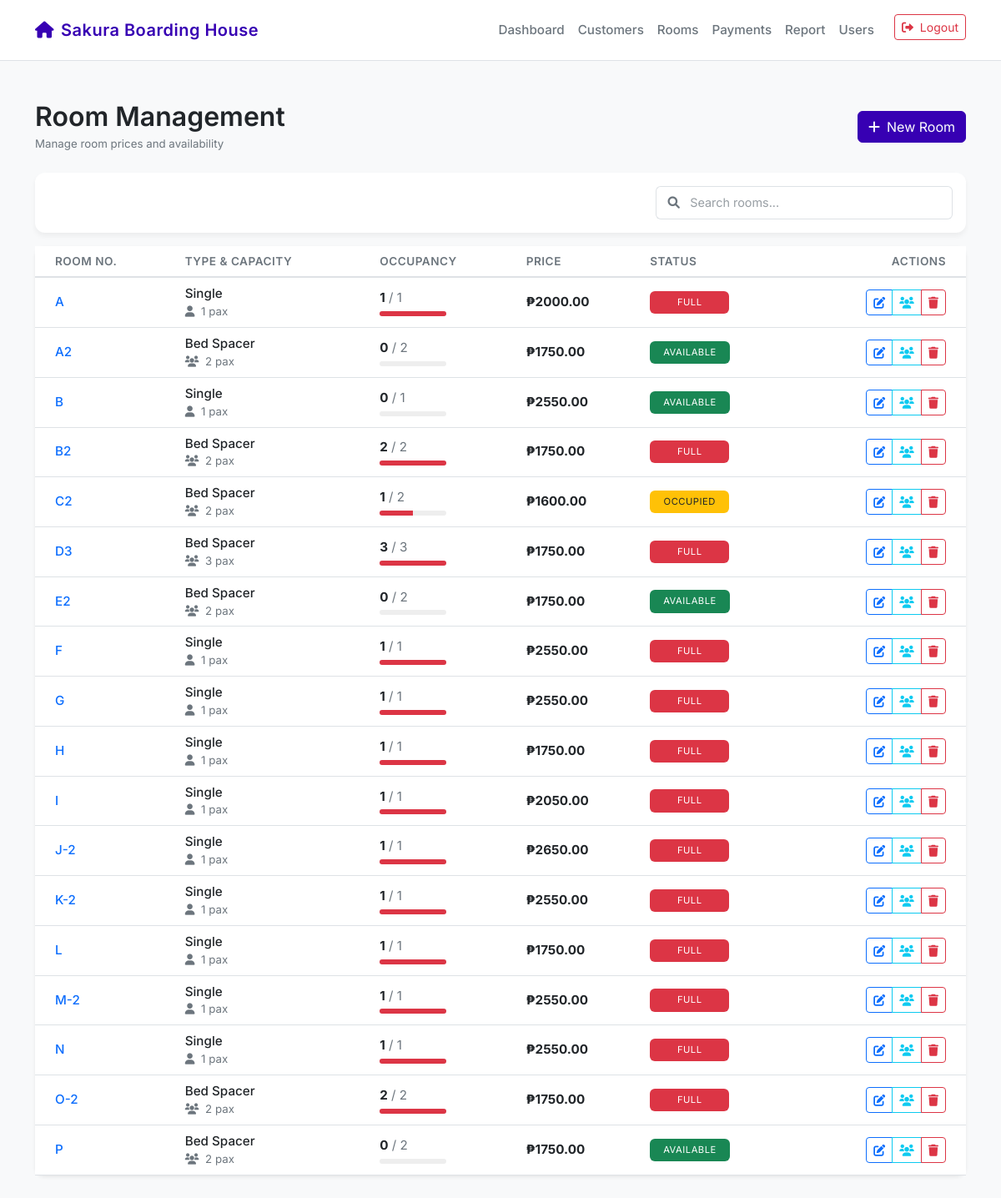
The page /rooms/ (signed in) on the database its author committed.
### Payment_Scheduler/models.py (models this page shows, shortened)
class Room(models.Model):
    STATUS_CHOICES = (
        ('Available', 'Available'),
        ('Under Maintenance', 'Under Maintenance'),
        ('Occupied', 'Occupied'),
    )
    TYPE_CHOICES = (
        ('Single', 'Single'),
        ('Bed Spacer', 'Bed Spacer'),
    )
    @property
    def occupancy_percent(self):
        if not self.capacity or self.capacity == 0:
            return 0
        count = getattr(self, 'active_customers_count', 0)
        return min(int((count / self.capacity) * 100), 100)
    room_number = models.CharField(max_length=50, unique=True, verbose_name="Room No.")
    date_created = models.DateTimeField(auto_now_add=True)
    status = models.CharField(max_length=20, choices=STATUS_CHOICES, default='Available')
    room_type = models.CharField(max_length=50, choices=[('Single', 'Single'), ('Bed Spacer', 'Bed Spacer')])
    capacity = models.IntegerField(default=1) # How many people can occupy
    price = models.DecimalField(max_digits=10, decimal_places=2, verbose_name="Room Price")
    date_left = models.DateField(null=True, blank=True) # New field

### Payment_Scheduler/views.py (the view)
# urls.py: path('rooms/', views.room_view, name='rooms'),
@login_required
@admin_required
def room_view(request):
    rooms = (
        Room.objects.annotate(
            active_customers_count=Count(
                'customers',
                filter=Q(customers__status='Active')
            )
        )
        .order_by('room_number')
    )
    for r in rooms:
        if r.status != 'Under Maintenance':
            new_status = 'Available' if r.active_customers_count == 0 else 'Occupied'
            if r.status != new_status:
                r.status = new_status
                r.save(update_fields=['status'])
    return render(request, 'Payment_Scheduler/room.html', {'rooms': rooms})

### Payment_Scheduler/views.py (called while the page is built)
def is_admin(user):
    return user.role == 'Admin'

### Payment_Scheduler/templates/Payment_Scheduler/room.html (shortened to what this page needs)
{% extends 'Payment_Scheduler/base.html' %}
{% block content %}
<div class="d-flex justify-content-between align-items-center mb-4">
    <div>
        <h2 class="mb-1">Room Management</h2>
        <p class="text-secondary small mb-0">Manage room prices and availability</p>
    </div>
    <a href="{% url 'room_create' %}" class="btn btn-primary">
        <i class="fas fa-plus me-2"></i>New Room
    </a>
</div>
<div class="card border-0 mb-3">
    <div class="card-body">
        <div class="row g-2 justify-content-end">
            <div class="col-sm-6 col-md-4">
                <div class="input-group">
                    <span class="input-group-text bg-white border-end-0">
                        <i class="fas fa-search text-secondary"></i>
                    </span>
                    <input type="search" id="roomSearch" name="room_search" class="form-control border-start-0 ps-0" placeholder="Search rooms...">
                </div>
            </div>
        </div>
    </div>
</div>
<div class="card border-0 shadow-sm">
    <div class="table-responsive">
        <table class="table table-hover mb-0">
            <thead class="bg-light">
                <tr>
                    <th class="ps-4">Room No.</th>
                    <th>Type & Capacity</th>
                    <th>Occupancy</th>
                    <th>Price</th>
                    <th>Status</th>
                    <th class="text-end pe-4">Actions</th>
                </tr>
            </thead>
            <tbody>
                {% for room in rooms %}
                <tr>
                    <td class="ps-4 fw-medium text-primary">{{ room.room_number }}</td>
                    <td>
                        <div class="fw-medium">{{ room.room_type }}</div>
                        <div class="small text-muted">
                            <i class="fas {% if room.room_type == 'Bed Spacer' %}fa-users{% else %}fa-user{% endif %} me-1"></i>
                            {{ room.capacity|default:1 }} pax
                        </div>
                    </td>
                    <td>
                        <div class="indicator-room">
                            <span class="fw-bold">{{ room.active_customers_count|default:0 }}</span>
                            <span class="text-muted">/ {{ room.capacity|default:1 }}</span>
                        </div>
                        <div class="progress mt-1" style="height: 6px; width: 80px; background-color: #eee; overflow: hidden;">
                            <div class="progress-bar {% if room.active_customers_count == 0 %}bg-success{% else %}bg-danger{% endif %}"
                                 role="progressbar"
                                 data-width="{{ room.occupancy_percent|default:0 }}">
                            </div>
                        </div>
                    </td>
                    <td class="fw-bold">₱{{ room.price }}</td>
                    <td>
                        {% if room.active_customers_count == 0 %}
                            <span class="badge bg-success text-white fw-normal px-3 py-2">AVAILABLE</span>
                        {% elif room.active_customers_count >= room.capacity %}
                            <span class="badge bg-danger text-white fw-normal px-3 py-2">FULL</span>
                        {% else %}
                            <span class="badge bg-warning text-dark fw-normal px-3 py-2">OCCUPIED</span>
                        {% endif %}
                    </td>
                    <td class="text-end pe-4">
                        <div class="btn-group btn-group-sm">
                            <a href="{% url 'room_edit' room.pk %}" class="btn btn-outline-primary" title="Edit">
                                <i class="fas fa-edit"></i>
                            </a>
                            <a href="{% url 'room_occupants' room.pk %}" class="btn btn-outline-info" title="View Occupants">
                                <i class="fas fa-users"></i>
                            </a>
                            <a href="{% url 'room_delete' room.pk %}" class="btn btn-outline-danger" title="Delete">
                                <i class="fas fa-trash"></i>
                            </a>
                        </div>
                    </td>
                </tr>
                {% endfor %}
            </tbody>
        </table>
    </div>
</div>
{% endblock %}

### Payment_Scheduler/templates/Payment_Scheduler/base.html (style rules this page uses)
:root { --bg-color: #f8f9fa; --card-bg: #ffffff; --text-primary: #212529; --text-secondary: #6c757d; --accent-color: #6200ea; --primary-color: #3700b3; --success-color: #03dac6; --error-color: #cf6679; --border-color: #dee2e6; }
body { background-color: var(--bg-color); color: var(--text-primary); font-family: 'Inter', -apple-system, BlinkMacSystemFont, "Segoe UI", Roboto, "Helvetica Neue", Arial, sans-serif; -webkit-font-smoothing: antialiased; -moz-osx-font-smoothing: grayscale; min-height: 100vh; font-size: 0.95rem; }
.form-control, .form-select { font-size: 0.9rem; padding: 0.5rem 0.75rem; border-radius: 6px; }
.input-group-text { background-color: #fff; border-right: none; color: var(--text-secondary); font-size: 0.9rem; border-top-left-radius: 6px; border-bottom-left-radius: 6px; }
.input-group .form-control, .input-group .form-select { border-left: none; border-top-right-radius: 6px; border-bottom-right-radius: 6px; }
.input-group-text i { width: 1.2em; text-align: center; }
.card { background-color: var(--card-bg); border: 1px solid var(--border-color); border-radius: 12px; box-shadow: 0 4px 6px rgba(0, 0, 0, 0.05); }
.table { color: var(--text-primary); border-color: var(--border-color); }
.table thead th { border-bottom: 2px solid var(--border-color); color: var(--text-secondary); font-weight: 600; text-transform: uppercase; font-size: 0.85rem; letter-spacing: 0.5px; }
.table tbody td { border-bottom: 1px solid var(--border-color); vertical-align: middle; }
.btn-primary { background-color: var(--primary-color); border-color: var(--primary-color); }
h2, h3 { font-weight: 600; margin-bottom: 1.5rem; color: var(--text-primary); }
.form-control, .form-select { background-color: #ffffff; border: 1px solid var(--border-color); color: var(--text-primary); }
.form-control::placeholder { color: var(--text-secondary); opacity: 0.7; }
.text-muted { color: #6c757d !important; }

### Payment_Scheduler/templates/Payment_Scheduler/room.html (style rules this page uses)
.table td { vertical-align: middle; }
.badge { min-width: 95px; font-size: 0.7rem; letter-spacing: 0.5px; }
.progress-bar { width: 0%; transition: width 0.8s ease-in-out; }

### rows shown on the page
Room: room_number "A", room_type "Single", capacity "1", active_customers_count "1", price "2000.00", shows "FULL"
Room: room_number "A2", room_type "Bed Spacer", capacity "2", active_customers_count "0", price "1750.00", shows "AVAILABLE"
Room: room_number "B", room_type "Single", capacity "1", active_customers_count "0", price "2550.00", shows "AVAILABLE"
Room: room_number "B2", room_type "Bed Spacer", capacity "2", active_customers_count "2", price "1750.00", shows "FULL"
Room: room_number "C2", room_type "Bed Spacer", capacity "2", active_customers_count "1", price "1600.00", shows "OCCUPIED"
Room: room_number "D3", room_type "Bed Spacer", capacity "3", active_customers_count "3", price "1750.00", shows "FULL"
Room: room_number "E2", room_type "Bed Spacer", capacity "2", active_customers_count "0", price "1750.00", shows "AVAILABLE"
Room: room_number "F", room_type "Single", capacity "1", active_customers_count "1", price "2550.00", shows "FULL"
Room: room_number "G", room_type "Single", capacity "1", active_customers_count "1", price "2550.00", shows "FULL"
Room: room_number "H", room_type "Single", capacity "1", active_customers_count "1", price "1750.00", shows "FULL"
Room: room_number "I", room_type "Single", capacity "1", active_customers_count "1", price "2050.00", shows "FULL"
Room: room_number "J-2", room_type "Single", capacity "1", active_customers_count "1", price "2650.00", shows "FULL"
Room: room_number "K-2", room_type "Single", capacity "1", active_customers_count "1", price "2550.00", shows "FULL"
Room: room_number "L", room_type "Single", capacity "1", active_customers_count "1", price "1750.00", shows "FULL"
Room: room_number "M-2", room_type "Single", capacity "1", active_customers_count "1", price "2550.00", shows "FULL"
Room: room_number "N", room_type "Single", capacity "1", active_customers_count "1", price "2550.00", shows "FULL"
Room: room_number "O-2", room_type "Bed Spacer", capacity "2", active_customers_count "2", price "1750.00", shows "FULL"
Room: room_number "P", room_type "Bed Spacer", capacity "2", active_customers_count "0", price "1750.00", shows "AVAILABLE"
